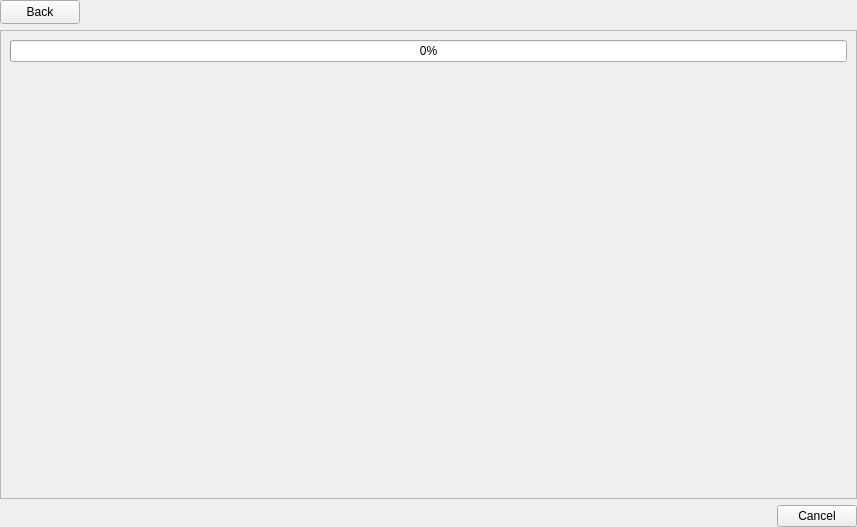
<?xml version="1.0" encoding="UTF-8"?>
<ui version="4.0">
 <class>IsoRestorerWidget</class>
 <widget class="QWidget" name="IsoRestorerWidget">
  <property name="geometry">
   <rect>
    <x>0</x>
    <y>0</y>
    <width>857</width>
    <height>527</height>
   </rect>
  </property>
  <property name="windowTitle">
   <string>Form</string>
  </property>
  <layout class="QVBoxLayout" name="verticalLayout_3">
   <property name="leftMargin">
    <number>0</number>
   </property>
   <property name="topMargin">
    <number>0</number>
   </property>
   <property name="rightMargin">
    <number>0</number>
   </property>
   <property name="bottomMargin">
    <number>0</number>
   </property>
   <item>
    <layout class="QHBoxLayout" name="mp_layout">
     <item>
      <widget class="QPushButton" name="mp_btn_back">
       <property name="minimumSize">
        <size>
         <width>0</width>
         <height>24</height>
        </size>
       </property>
       <property name="text">
        <string>Back</string>
       </property>
       <property name="icon">
        <iconset theme="go-previous" resource="../Resources.qrc">
         <normaloff>:/icons/go-previous</normaloff>:/icons/go-previous</iconset>
       </property>
      </widget>
     </item>
     <item>
      <widget class="QLabel" name="mp_label_title">
       <property name="sizePolicy">
        <sizepolicy hsizetype="Expanding" vsizetype="Preferred">
         <horstretch>0</horstretch>
         <verstretch>0</verstretch>
        </sizepolicy>
       </property>
       <property name="minimumSize">
        <size>
         <width>0</width>
         <height>24</height>
        </size>
       </property>
       <property name="font">
        <font>
         <pointsize>12</pointsize>
         <weight>75</weight>
         <bold>true</bold>
        </font>
       </property>
       <property name="text">
        <string notr="true"/>
       </property>
      </widget>
     </item>
    </layout>
   </item>
   <item>
    <widget class="QFrame" name="mp_frame">
     <property name="frameShape">
      <enum>QFrame::StyledPanel</enum>
     </property>
     <property name="frameShadow">
      <enum>QFrame::Sunken</enum>
     </property>
     <layout class="QVBoxLayout" name="verticalLayout_2">
      <item>
       <widget class="QProgressBar" name="mp_progress_bar">
        <property name="value">
         <number>0</number>
        </property>
       </widget>
      </item>
      <item>
       <widget class="QLabel" name="mp_label_status">
        <property name="text">
         <string/>
        </property>
        <property name="textInteractionFlags">
         <set>Qt::LinksAccessibleByMouse|Qt::TextSelectableByMouse</set>
        </property>
       </widget>
      </item>
      <item>
       <spacer name="mp_spacer">
        <property name="orientation">
         <enum>Qt::Vertical</enum>
        </property>
        <property name="sizeHint" stdset="0">
         <size>
          <width>20</width>
          <height>386</height>
         </size>
        </property>
       </spacer>
      </item>
     </layout>
    </widget>
   </item>
   <item>
    <widget class="QDialogButtonBox" name="mp_button_box">
     <property name="standardButtons">
      <set>QDialogButtonBox::Cancel</set>
     </property>
    </widget>
   </item>
  </layout>
 </widget>
 <resources>
  <include location="../Resources.qrc"/>
 </resources>
 <connections/>
</ui>
